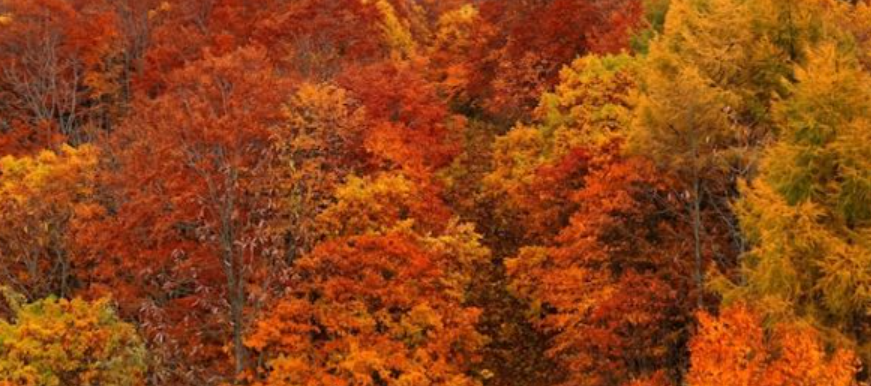
#> input picture difine_rural/help/red.png, 871 x 386 px
$ jupyter execute --allow-errors help.ipynb
#> lines starting #> are read from the running program, lines starting #| are printed output that depends on the picture
[cell 1]
import pandas as pd
import numpy as np
import cv2
import csv
import matplotlib.pyplot as plt
import mglearn
from sklearn.neural_network import MLPClassifier

[cell 2]
red_image= cv2.imread('./red.png')
#> red_image is the input picture: shape (386, 871, 3); mean B, G, R 21.7, 67.7, 143.7
green_image= cv2.imread('./green.png')
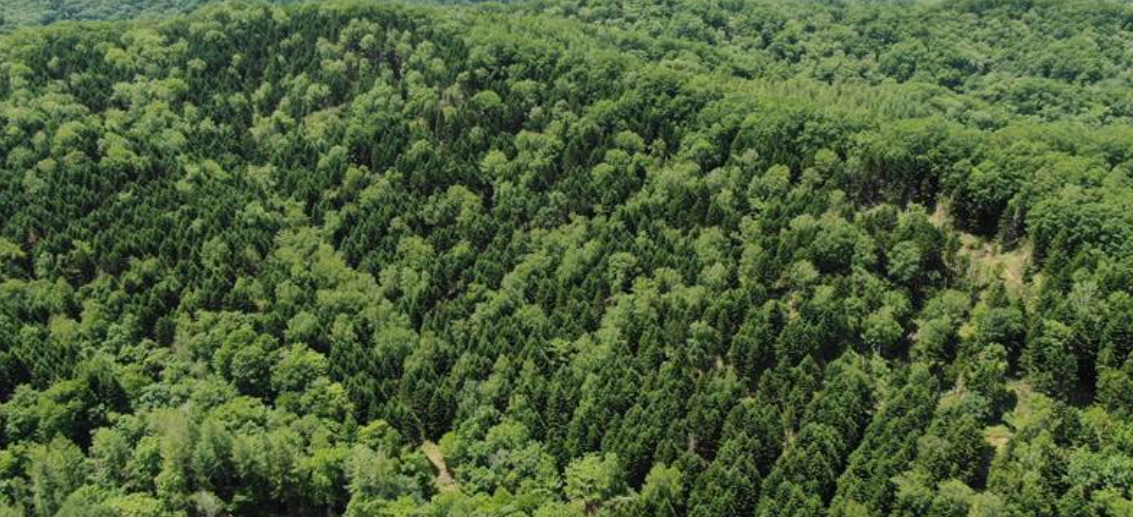
#> input picture difine_rural/help/green.png, 1133 x 517 px
#> green_image is the input picture: shape (517, 1133, 3); mean B, G, R 56.8, 96.3, 77.4

coordinate = pd.read_csv('./coordinate.csv', header = None)
#> (reads difine_rural/coordinate.csv from the repository)
coordinate = coordinate.values

bgr = []
for i in range(0, 120, 1):
    tmp = red_image[coordinate[i][1], coordinate[i][0], :]
    tmp = np.delete(tmp, 0)
    bgr.append(np.append(tmp, 1))
#> this loop made 120 passes
#> tmp on passes 1 to 12: [68, 145], [59, 129], [57, 128], [62, 149], [65, 158], [58, 131], [57, 123], [60, 137], [60, 136], [62, 125], [64, 113], [87, 132]
#> after the loop, bgr = 120 items, first 6: [68, 145, 1], [59, 129, 1], [57, 128, 1], [62, 149, 1], [65, 158, 1], [58, 131, 1]


for i in range(0, 120, 1):
    tmp = green_image[coordinate[i][1], coordinate[i][0], :]
    tmp = np.delete(tmp, 0)
    bgr.append(np.append(tmp, 0))
#> this loop made 120 passes
#> tmp on passes 1 to 12: [163, 141], [145, 125], [150, 122], [139, 110], [176, 150], [171, 149], [141, 121], [138, 117], [152, 124], [140, 107], [112, 84], [94, 70]
#> after the loop, bgr = 240 items, first 6: [68, 145, 1], [59, 129, 1], [57, 128, 1], [62, 149, 1], [65, 158, 1], [58, 131, 1]


with open('./help_bgr.csv', 'w') as file:
    writer = csv.writer(file, lineterminator='\n')
    writer.writerows(bgr)

[cell 3]
bgr_array = cv2.imread('./test.jpg')
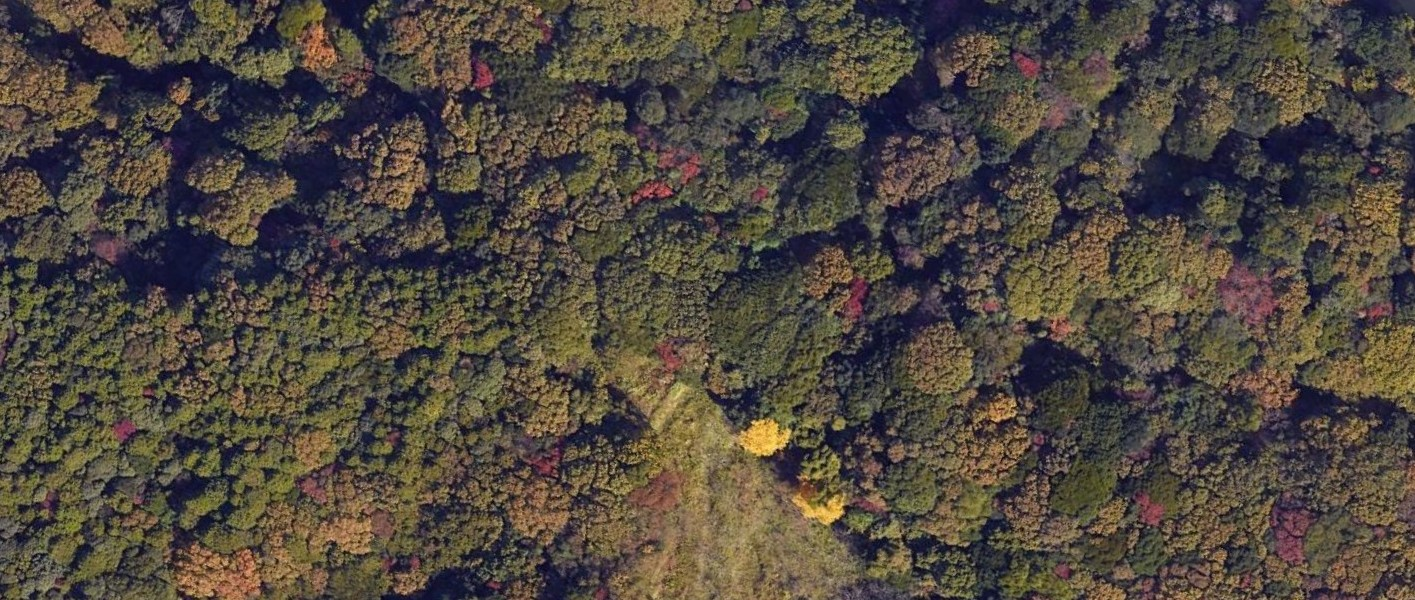
#> input picture difine_rural/help/test.jpg, 1415 x 600 px
#> bgr_array is the input picture: shape (600, 1415, 3); mean B, G, R 63.3, 72.1, 80.2
#> (the rest of this cell did not finish here and is left out)

[cell 4]
data = pd.read_csv('./help_bgr.csv', header = None)
test = pd.read_csv('./answer_bgr.csv', header = None)
#> (reads answer_bgr.csv from the repository)
data = data.values
test = test.values
X_data = data[:,:-1]
y_data = data[:,-1]
X_test = test[:,:-1]
y_test = test[:,-1]

sum_train = 0
sum_test = 0
max_test = 0

#> (the rest of this cell did not finish here and is left out)

[cell 5]
product1_image= cv2.imread('./test.jpg')
data = pd.read_csv('./help_bgr.csv', header = None)
resize_image = cv2.resize(product1_image, (1920, 1080))
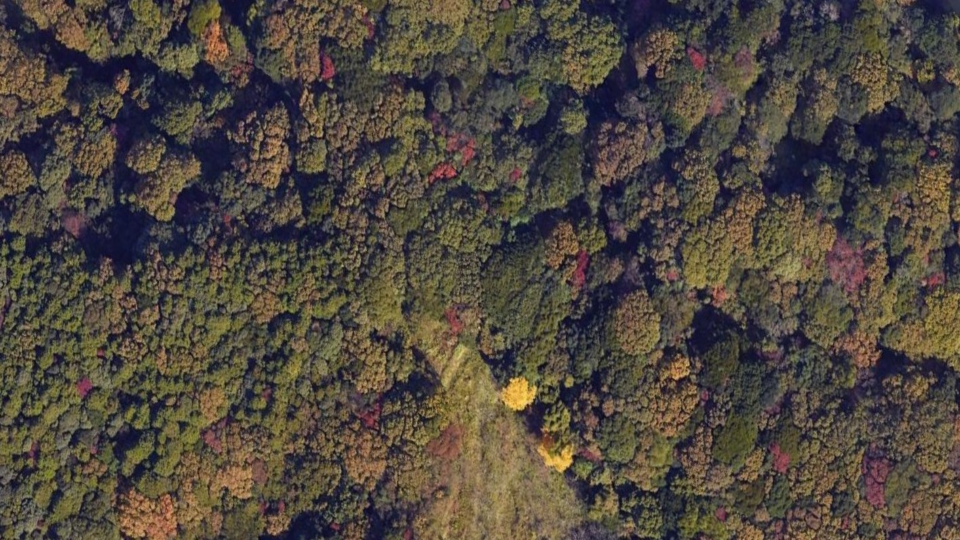
#> resize_image: shape (1080, 1920, 3) (shown at 1/2 size); mean B, G, R 63.1, 72, 80.1
height, width, channels = resize_image.shape[:3]
#> height = 1080; width = 1920; channels = 3

product1_bgr = np.empty((0, 2))
#> product1_bgr = empty array
for i in range(1, height, 5):
    for j in range(1, width, 5):
        tmp = np.array(resize_image[i, j, :])
        tmp = np.delete(tmp, 0)
        product1_bgr = np.append(product1_bgr, np.array([tmp]), axis = 0)
#> after the loop, product1_bgr = 82944 pairs, first value 0 to 211, second value 6 to 252

data = data.values

X_data = data[:,:-1]
y_data = data[:,-1]
X_test = product1_bgr
#> X_test has the same summary as product1_bgr
cell = int((width * height) / 25)
#> cell = 82944

mlp = MLPClassifier(solver = "lbfgs", max_iter = 500, hidden_layer_sizes = [5]).fit(X_data, y_data)
predict = mlp.predict(X_test)
predict_sum = sum(predict)
#> predict_sum = 21723

forest_per = predict_sum / cell
#> forest_per = 0.262

print("紅葉の割合 {:.3f}%".format(forest_per * 100))
#| 紅葉の割合 26.190%

[cell 6]
train = pd.read_csv('./help_bgr.csv', header = None)
train = train.values

G = train[:,0]
R = train[:,1]

[cell 7]
G_0 = G[:120]
G_1 = G[120:]
R_0 = R[:120]
R_1 = R[120:]
plt.scatter(R_0,G_0)
plt.scatter(R_1,G_1, c="red")
plt.xlabel('G')
plt.ylabel('R')
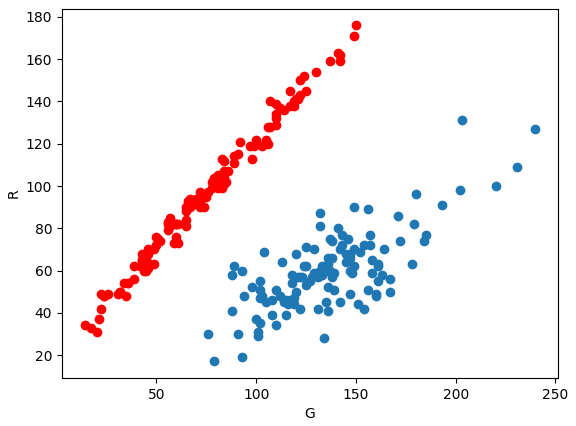
#> figure drawn by matplotlib, 1 panel

[cell 8]
red_image= cv2.imread('./red.png')
green_image= cv2.imread('./green.png')

coordinate = pd.read_csv('./coordinate.csv', header = None)
coordinate = coordinate.values

bgr = []
for i in range(0, 120, 1):
    tmp = red_image[coordinate[i][1], coordinate[i][0], :]
    bgr.append(np.append(tmp, 1))
#> this loop made 120 passes
#> tmp on passes 1 to 12: [28, 68, 145], [28, 59, 129], [26, 57, 128], [24, 62, 149], [35, 65, 158], [27, 58, 131], [29, 57, 123], [36, 60, 137], [40, 60, 136], [42, 62, 125], [43, 64, 113], [66, 87, 132]
#> after the loop, bgr = 120 items, first 6: [28, 68, 145, 1], [28, 59, 129, 1], [26, 57, 128, 1], [24, 62, 149, 1], [35, 65, 158, 1], [27, 58, 131, 1]


for i in range(0, 120, 1):
    tmp = green_image[coordinate[i][1], coordinate[i][0], :]
    bgr.append(np.append(tmp, 0))
#> this loop made 120 passes
#> tmp on passes 1 to 12: [130, 163, 141], [112, 145, 125], [117, 150, 122], [102, 139, 110], [128, 176, 150], [113, 171, 149], [80, 141, 121], [82, 138, 117], [99, 152, 124], [85, 140, 107], [87, 112, 84], [78, 94, 70]
#> after the loop, bgr = 240 items, first 6: [28, 68, 145, 1], [28, 59, 129, 1], [26, 57, 128, 1], [24, 62, 149, 1], [35, 65, 158, 1], [27, 58, 131, 1]


with open('./original_help_bgr.csv', 'w') as file:
    writer = csv.writer(file, lineterminator='\n')
    writer.writerows(bgr)

[cell 9]
bgr_array = cv2.imread('./test.jpg')
#> (the rest of this cell did not finish here and is left out)

[cell 10]
data = pd.read_csv('./original_help_bgr.csv', header = None)
#> (the rest of this cell did not finish here and is left out)

[cell 11]
product1_image= cv2.imread('./test.jpg')
data = pd.read_csv('./original_help_bgr.csv', header = None)
resize_image = cv2.resize(product1_image, (1920, 1080))
height, width, channels = resize_image.shape[:3]

product1_bgr = np.empty((0, 3))
#> product1_bgr = empty array
for i in range(1, height, 5):
    for j in range(1, width, 5):
        tmp = np.array(resize_image[i, j, :])
        product1_bgr = np.append(product1_bgr, np.array([tmp]), axis = 0)

data = data.values

X_data = data[:,:-1]
y_data = data[:,-1]
X_test = product1_bgr
cell = int((width * height) / 25)

mlp = MLPClassifier(solver = "lbfgs", max_iter = 500, hidden_layer_sizes = [10]).fit(X_data, y_data)
predict = mlp.predict(X_test)
predict_sum = sum(predict)
#> predict_sum = 10836

forest_per = predict_sum / cell
#> forest_per = 0.131

print("紅葉の割合 {:.3f}%".format(forest_per * 100))
#| 紅葉の割合 13.064%

[cell 12]
test = pd.read_csv('./original_help_bgr.csv', header = None)
test = test.values

B = test[:,0]
G = test[:,1]
R = test[:,2]

[cell 13]
B_0 = B[:120]
B_1 = B[120:]
R_0 = R[:120]
R_1 = R[120:]
plt.scatter(R_0,B_0)
plt.scatter(R_1,B_1, c="red")
plt.xlabel('R')
plt.ylabel('B')
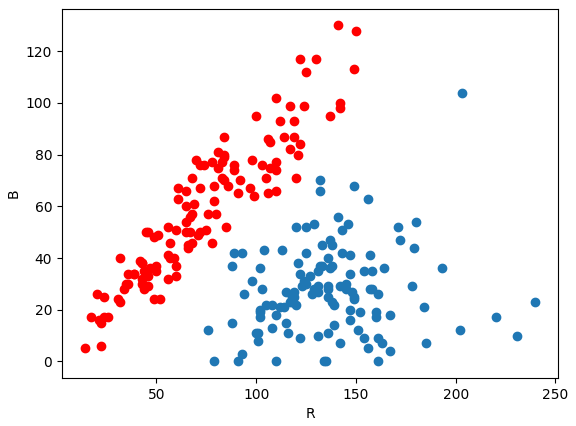
#> figure drawn by matplotlib, 1 panel

[cell 14]
G_0 = G[:120]
G_1 = G[120:]
R_0 = R[:120]
R_1 = R[120:]
plt.scatter(R_0,G_0)
plt.scatter(R_1,G_1, c="red")
plt.xlabel('R')
plt.ylabel('G')
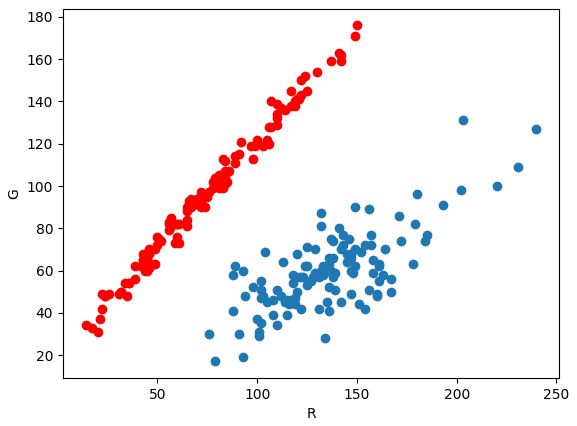
#> figure drawn by matplotlib, 1 panel

[cell 15]
G_0 = G[:120]
G_1 = G[120:]
B_0 = B[:120]
B_1 = B[120:]
plt.scatter(B_0,G_0)
plt.scatter(B_1,G_1, c="red")
plt.xlabel('B')
plt.ylabel('G')
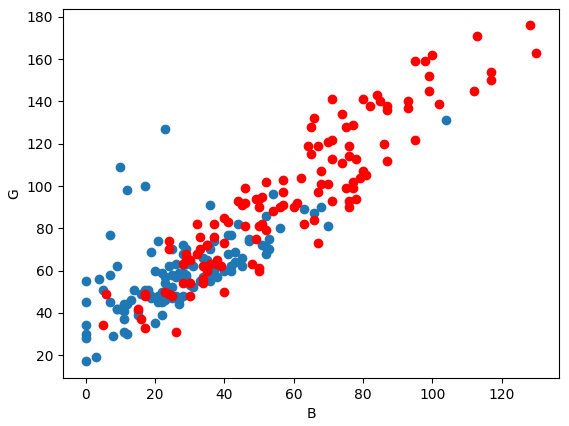
#> figure drawn by matplotlib, 1 panel
